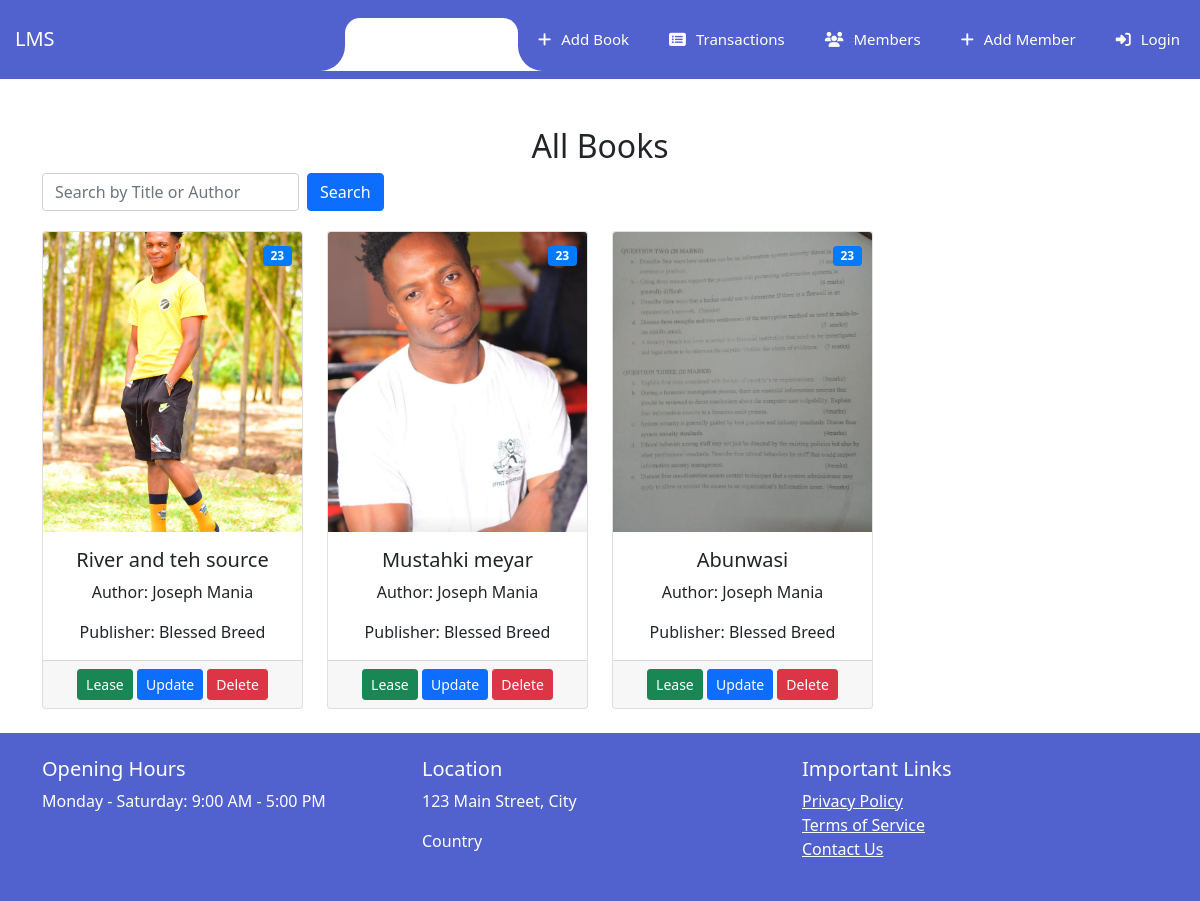
/, run on an earlier commit of the app's database.
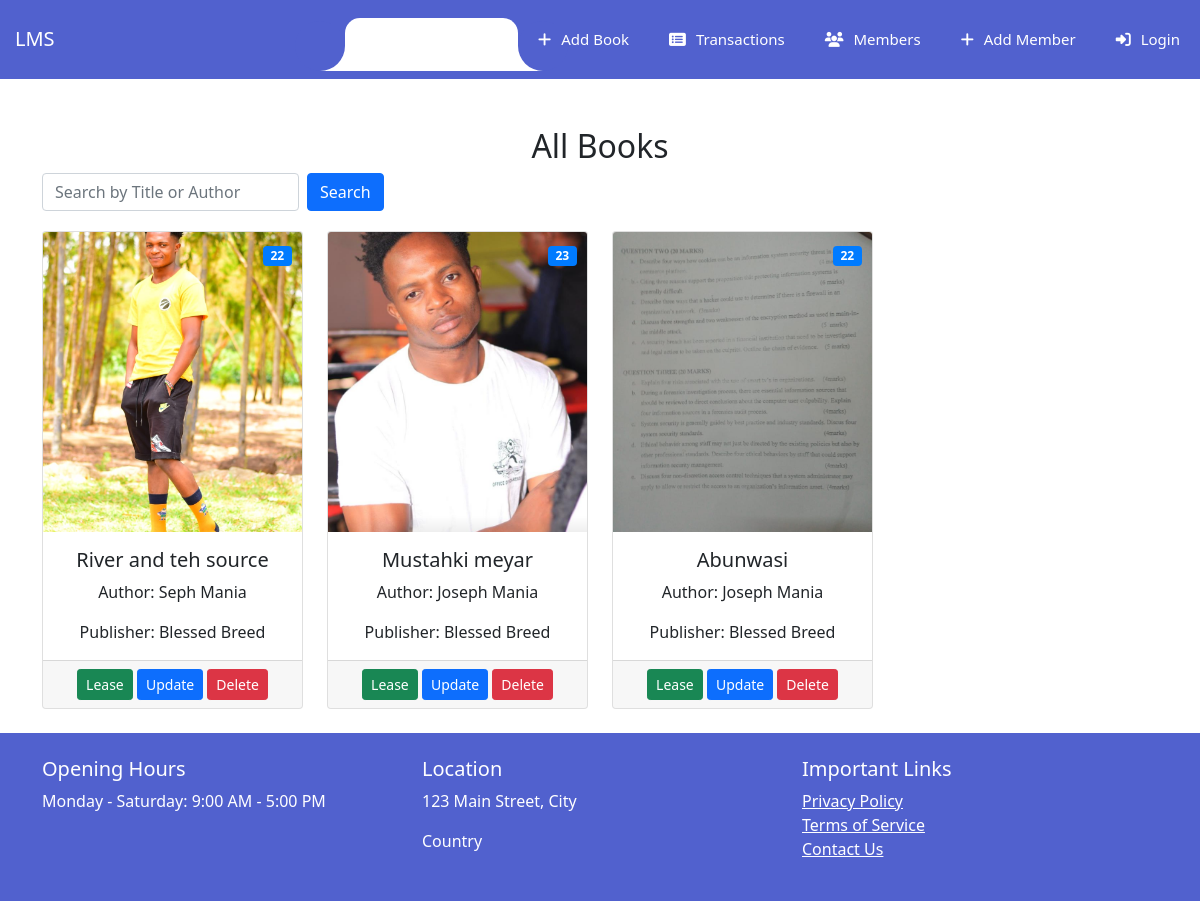
And on a later commit of the database.
### library/models.py (models this page shows, shortened)
class Book(models.Model):
    title = models.CharField(max_length=200)
    author = models.CharField(max_length=100)
    quantity_in_stock = models.PositiveIntegerField(default=0)
    publisher = models.CharField(max_length=200)
    date_added = models.DateTimeField(auto_now_add=True)
    book_image = models.ImageField(upload_to='book_images/', blank=True, null=True)
    document = models.FileField(upload_to='book_documents/', blank=True, null=True)

### library/views.py (the view)
# urls.py: path('', views.all_books, name='book_listing'),
def all_books(request):
    query = request.GET.get('q')  # Get the query parameter from the URL
    if query:
        books = Book.objects.filter(title__icontains=query) | Book.objects.filter(author__icontains=query)
    else:
        books = Book.objects.all()
    return render(request, 'library/book_listing.html', {'books': books})

### library/templates/library/book_listing.html (shortened to what this page needs)
{% extends 'library/base.html' %} {% load static %} {% block content %}
<div class="container mt-5 text-center">
  <h2>All Books</h2>
  <div class="search-form">
    <form method="get" class="form-inline">
      <div class="form-group">
        <input
          type="text"
          name="q"
          class="form-control mr-2"
          placeholder="Search by Title or Author"
        />
      </div>
      <button type="submit" class="btn btn-primary">Search</button>
    </form>
  </div>
  {% if books %}
  <div class="row">
    {% for book in books %}
    <div class="col-md-3 mb-4">
      <div class="card">
        <div class="book-image-container position-relative">
          <img
            src="{{ book.book_image.url }}"
            class="card-img-top"
            alt="{{ book.title }}"
          />
          <div class="quantity-stock-badge">
            <span class="badge badge-primary"
              >{{ book.quantity_in_stock }}</span
            >
          </div>
        </div>
        <div class="card-body">
          <h5 class="card-title">{{ book.title }}</h5>
          <p class="card-text">Author: {{ book.author }}</p>
          <p class="card-text">Publisher: {{ book.publisher }}</p>
        </div>
        <div class="card-footer">
          <a
            href="{% url 'create_transaction' book.id %}"
            class="btn btn-success btn-sm"
            >Lease</a
          >
          <a
            href="{% url 'update_book' book.id %}"
            class="btn btn-primary btn-sm"
            >Update</a
          >
          <a
            href="{% url 'delete_book' book.id %}"
            class="btn btn-danger btn-sm"
            >Delete</a
          >
        </div>
      </div>
    </div>
    {% endfor %}
  </div>
  {% else %}
  <p>No books available.</p>
  {% endif %}
</div>
{% endblock content %}

What changed in the data, as far as the page shows it:
changed Book "River and teh source": quantity_in_stock "23" → "22"; author "Joseph Mania" → "Seph Mania"
changed Book "Abunwasi": quantity_in_stock "23" → "22"
